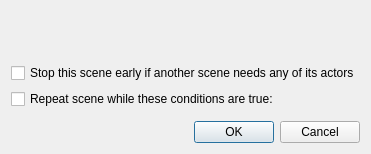
<?xml version="1.0" encoding="UTF-8"?>
<ui version="4.0">
 <class>FormSubdialogSceneProperties</class>
 <widget class="QDialog" name="FormSubdialogSceneProperties">
  <property name="windowTitle">
   <string>Scene</string>
  </property>
  <layout class="QVBoxLayout" name="verticalLayout_2">
   <item>
    <layout class="QGridLayout" name="gridLayout" columnstretch="2,3">
     <item row="0" column="0">
      <widget class="DKPapyrusFragmentFunctionPicker" name="fragmentBegin">
       <property name="headerText">
        <string>Run script on start:</string>
       </property>
      </widget>
     </item>
     <item row="1" column="0">
      <widget class="DKPapyrusFragmentFunctionPicker" name="fragmentEnd">
       <property name="headerText">
        <string>Run script on end:</string>
       </property>
      </widget>
     </item>
     <item row="2" column="0">
      <spacer name="verticalSpacer">
       <property name="orientation">
        <enum>Qt::Vertical</enum>
       </property>
       <property name="sizeHint" stdset="0">
        <size>
         <width>20</width>
         <height>40</height>
        </size>
       </property>
      </spacer>
     </item>
     <item row="0" column="1" rowspan="3">
      <widget class="DKPapyrusBoundScriptListPane" name="scriptListPane">
       <property name="usesGroupbox">
        <bool>false</bool>
       </property>
      </widget>
     </item>
    </layout>
   </item>
   <item>
    <widget class="QCheckBox" name="flagInterruptible">
     <property name="text">
      <string>Stop this scene early if another scene needs any of its actors</string>
     </property>
    </widget>
   </item>
   <item>
    <layout class="QVBoxLayout" name="verticalLayout">
     <item>
      <widget class="QCheckBox" name="flagLooping">
       <property name="whatsThis">
        <string>&lt;p&gt;If this option is enabled, then every time the scene ends, it will check the conditions below. If the conditions are met (or if no conditions are listed), then the scene will restart.&lt;/p&gt;</string>
       </property>
       <property name="text">
        <string>Repeat scene while these conditions are true:</string>
       </property>
      </widget>
     </item>
     <item>
      <widget class="DKConditionList" name="conditions"/>
     </item>
    </layout>
   </item>
   <item>
    <layout class="QHBoxLayout" name="horizontalLayout">
     <item>
      <spacer name="horizontalSpacer">
       <property name="orientation">
        <enum>Qt::Horizontal</enum>
       </property>
       <property name="sizeHint" stdset="0">
        <size>
         <width>40</width>
         <height>20</height>
        </size>
       </property>
      </spacer>
     </item>
     <item>
      <widget class="QPushButton" name="buttonOK">
       <property name="text">
        <string>OK</string>
       </property>
      </widget>
     </item>
     <item>
      <widget class="QPushButton" name="buttonCancel">
       <property name="text">
        <string>Cancel</string>
       </property>
      </widget>
     </item>
    </layout>
   </item>
  </layout>
 </widget>
 <customwidgets>
  <customwidget>
   <class>DKPapyrusBoundScriptListPane</class>
   <extends>QWidget</extends>
   <header>widgets/DKPapyrusBoundScriptListPane.h</header>
  </customwidget>
  <customwidget>
   <class>DKPapyrusFragmentFunctionPicker</class>
   <extends>QWidget</extends>
   <header>widgets/DKPapyrusFragmentFunctionPicker.h</header>
  </customwidget>
  <customwidget>
   <class>DKConditionList</class>
   <extends>QWidget</extends>
   <header>widgets/DKConditionList.h</header>
  </customwidget>
 </customwidgets>
 <tabstops>
  <tabstop>fragmentBegin</tabstop>
  <tabstop>fragmentEnd</tabstop>
  <tabstop>scriptListPane</tabstop>
  <tabstop>flagInterruptible</tabstop>
  <tabstop>flagLooping</tabstop>
  <tabstop>conditions</tabstop>
  <tabstop>buttonOK</tabstop>
  <tabstop>buttonCancel</tabstop>
 </tabstops>
 <resources/>
 <connections/>
</ui>
